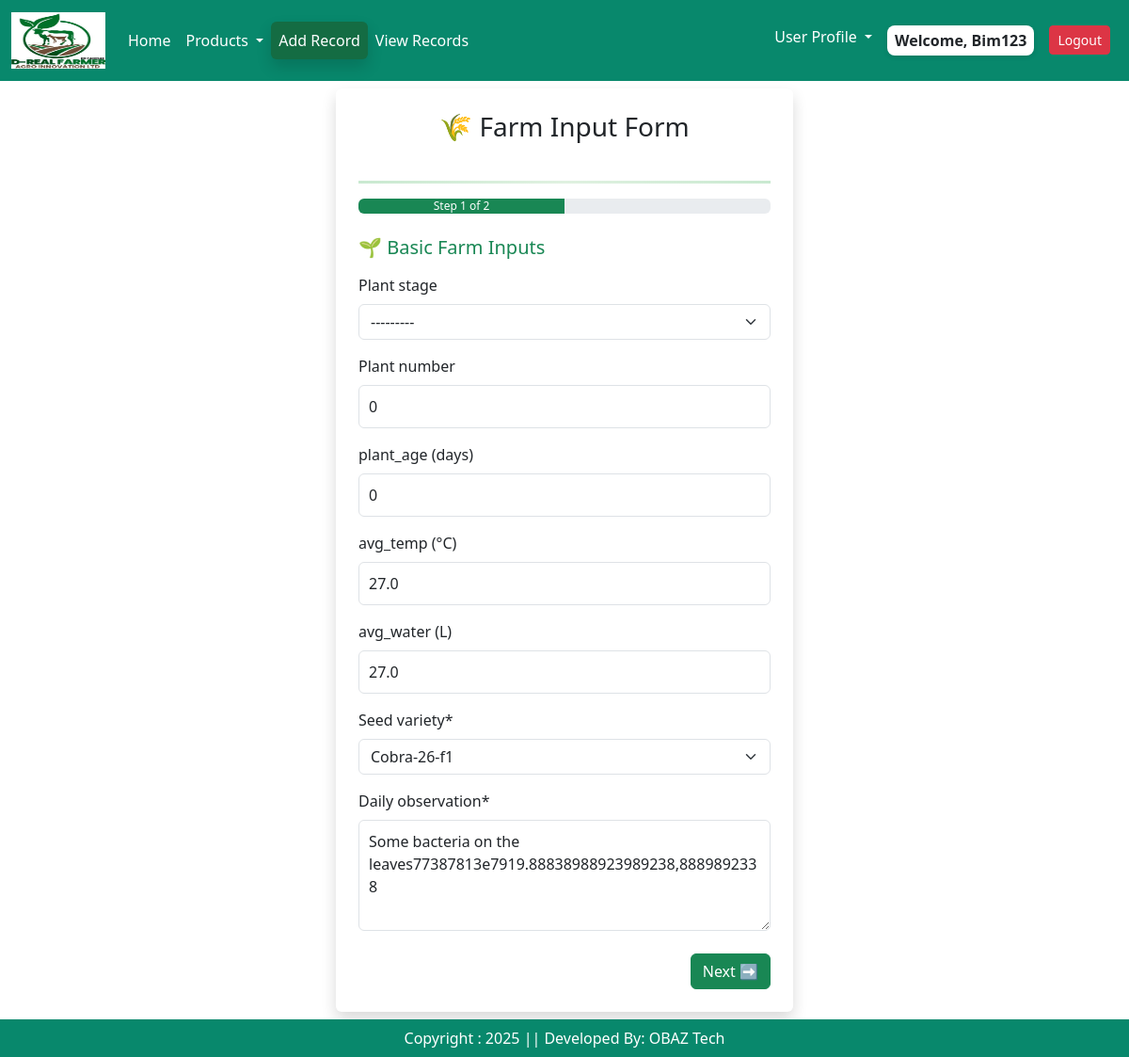
The app's page /farmrecords/edit/10 (signed in) with its own data.
### app/models.py (models this page shows, shortened)
class Farminputs(models.Model):
    user = models.ForeignKey(User, on_delete=models.CASCADE)
    plant_stage =  models.CharField(choices = stage_choices , max_length = 2, null=True, blank=True)
    plant_number = models.IntegerField(default= 0,null=True, blank=True)
    plant_age =  models.IntegerField(default= 0,null=True, blank=True)
    cocopeat_name= models.CharField(choices = cocopeat_choices , max_length = 2, null=True, blank=True)
    cocopeat_weight = models.FloatField(default= 0, null=True, blank=True)
    avg_temp = models.FloatField(default= 0, null=True, blank=True)
    avg_water = models.FloatField(default= 0, null=True, blank=True)
    seed_variety = models.CharField(choices = seed_choices, max_length = 2)
    daily_observation = models.TextField( default = '')
    created_at = models.DateTimeField(auto_now_add=True)
    class Meta:
        verbose_name = "Farminput"
        verbose_name_plural = "Farminput"  # Prevents Django from adding "s"

### app/views.py (the view)
# urls.py: path('farmrecords/edit/<int:pk>', views.farmrecords_edit, name = "farmrecordsedit"),
@login_required(login_url = 'user_login')
def farmrecords_edit(request, pk):
    item = Farminputs.objects.get(id=pk)
    try:
        item_two = Farminputtwo.objects.get(FI=item)
    except Farminputtwo.DoesNotExist:
        item_two = None  # if it doesn't exist yet
    if request.method == 'POST':
        form = FarminputForm(request.POST, instance=item)
        formtwo = FarminputtwoForm(request.POST, instance=item_two)
        if form.is_valid() and formtwo.is_valid():
            updated_item = form.save()
            updated_item_two = formtwo.save(commit=False)
            updated_item_two.FI = updated_item  # Link to Farminputs
            updated_item_two.save()
            messages.success(request, "✅ Record updated successfully.")
            return redirect('viewrecords')
    else:
        form = FarminputForm(instance=item)
        formtwo = FarminputtwoForm(instance=item_two)
    context = {
        'form': form,
        'formtwo': formtwo
    }
    return render(request, 'edit_farminginput.html', context)

### app/forms.py
class FarminputForm(forms.ModelForm):
    class Meta:
        model = Farminputs
        fields = ['plant_stage','plant_number','plant_age','cocopeat_name','cocopeat_weight',
                  'avg_temp','avg_water', 'seed_variety',
                  'daily_observation']
        widgets = {
            "daily_observation": forms.Textarea(attrs={"rows": 4}),  # 👈 make textarea taller
        }
        labels = {
            "plant_age":"plant_age (days)",
            "cocopeat_weight": "Cocopeat weight (kg)",  # 👈 adds (kg) to the field label
             "avg_temp": "avg_temp (°C)",
             "avg_water":"avg_water (L)",
        }
    def __init__(self, *args, **kwargs):
        super().__init__(*args, **kwargs)
        if not self.instance or not self.instance.pk:
            self.fields['plant_number'].initial = None
            self.fields['plant_age'].initial = None
            self.fields['cocopeat_weight'].initial = None
            self.fields['avg_temp'].initial = None
            self.fields['avg_water'].initial = None

class FarminputtwoForm(forms.ModelForm):
    class Meta:
        model = Farminputtwo
        fields = ['fungicide_name','avg_fungicide','insecticide_name','avg_insecticide',
                  'micronutrient_name', 'avg_micronutrient','fertilizer_name',
                  'avg_fertilizer']
        labels = {
              "avg_fungicide":"avg_fungicide (L)",
              "avg_insecticide":"avg_insecticide (L)",
              "avg_micronutrient":"avg_micronutrient (L)",
              "avg_fertilizer":"avg_fertilizer (kg)",
          }
    def __init__(self, *args, **kwargs):
        super().__init__(*args, **kwargs)
        if not self.instance or not self.instance.pk:
            self.fields['avg_fungicide'].initial = None
            self.fields['avg_insecticide'].initial = None
            self.fields['avg_micronutrient'].initial = None
            self.fields['avg_fertilizer'].initial = None

### app/templates/edit_farminginput.html (shortened to what this page needs)
{% extends 'base.html' %}
{% load static %}
{% load crispy_forms_tags %}
{% block main-content %}
<div class="container mt-2 mb-5">
  <div class="row justify-content-center">
    <div class="col-md-6 col-lg-5">
      <div class="card shadow border-0 p-4">
        <h3 class="text-center mb-4">🌾 Farm Input Form</h3>
        <hr class="gradient-double">
        <div class="progress mb-4">
          <div id="progress-bar" class="progress-bar bg-success" style="width: 50%;">
            Step 1 of 2
          </div>
        </div>
        <form method="POST" id="farmForm">
          <div class="form-step" id="step1">
            <h5 class="mb-3 text-success">🌱 Basic Farm Inputs</h5>
            {{ form|crispy }}
            <div class="d-flex justify-content-end mt-4">
              <button type="button" class="btn btn-success" id="nextBtn">Next ➡</button>
            </div>
          </div>
        </form>
      </div>
    </div>
  </div>
</div>
<br/><br/>
<br/><br/>
{% endblock main-content %}

### app/templates/base.html (shortened to what this page needs)
<!DOCTYPE html>
{% load static %}
<html lang="en">
<head>
    <link href = "https://cdn.jsdelivr.net/npm/bootstrap@5.3.3/dist/css/bootstrap.min.css" rel = "stylesheet"
    />
    <link href="https://cdn.jsdelivr.net/npm/bootstrap-icons/font/bootstrap-icons.css" rel="stylesheet"/>
    <link rel = "stylesheet" href = "{% static '/css/owl.carousel.min.css' %}" />
    <link rel = "stylesheet" href = "{% static '/css/all.min.css' %}" />
     <link rel = "stylesheet" href = "{% static '/css/style.css' %}" />
</head>
<body>
<div class = "row">
  <div class = "col-sm-12">
<nav class="navbar navbar-expand-lg" >
  <div class="container-fluid">
   <a class="navbar-brand" href="{% url 'home' %}"><img src = "{% static "/images/site_logo.png" %}" width = "100" height = "60"/></a>
{% if user.is_authenticated %}
    <div class="collapse navbar-collapse" id="navbarNavDropdown">
      <ul class="navbar-nav me-auto mb-2 mb-lg-0">
        <li class="nav-item">
          <a class="nav-link active" aria-current="page" href="#">Home</a>
        </li>
        <li class="nav-item dropdown">
          <a class="nav-link dropdown-toggle" href="#" role="button" data-bs-toggle="dropdown" aria-expanded="false">
            Products
          </a>
        </li>
           <li class="nav-item">
          <a class="nav-link active btn btn-success shadow" aria-current="page" href="{% url 'register' %}">Add Record</a>
        </li>
   <li class="nav-item">
          <a class="nav-link active" aria-current="page" href="{% url 'viewrecords' %}">View Records</a>
        </li>
      </ul>
      <ul class="navbar-nav ml-auto">
          {% if user.is_authenticated and user.is_staff and user.is_superuser %}
        <li class="nav-item dropdown">
          <a class="nav-link dropdown-toggle  text-dark" href="#" role="button" data-bs-toggle="dropdown" aria-expanded="false">
            Admin Profile
          </a>
          <ul class="dropdown-menu dropdown-menu-end shadow-sm rounded-3">
            <li><a class="dropdown-item" href="{% url 'staff_list' %}">Staff List</a></li>
            <li><a class="dropdown-item" href="#">Spraying_Chart </a></li>
            <li><a class="dropdown-item" href="#">View Suggestions  </a></li>
          </ul>
        </li>
        {% else %}
        <li class="nav-item dropdown">
          <a class="nav-link dropdown-toggle  text-dark" href="#" role="button" data-bs-toggle="dropdown" aria-expanded="false">
            User Profile
          </a>
        </li>
        {% endif %}
         <li class="nav-item p-2">
       {% if request.user.is_authenticated %} <span class = "welcome-user text-dark text-capitalize px-2 py-1">  welcome, {{request.user}} {% endif %}</span>
        </li>
        <li class="nav-item p-2">
           <a href="{% url 'user_logout' %}" class="btn btn-danger btn-sm">Logout</a>
        </li>
</ul>
   {% endif %}
    </div>
  </div>
</nav>
</div>
{% block main-content %}{% endblock main-content %}
<footer class = "container-fluid fixed-bottom text-white text-center p-2 mt-5">
Copyright : 2025 || Developed By: OBAZ Tech
</footer>
</body>
</html>

### app/static/css/style.css (style rules this page uses)
.navbar { background-color: rgb(8, 136, 108) !important; }
.nav-link { color: white !important; }
footer { background-color: rgb(8, 136, 108) !important; }
.form-control { padding: 10px !important; }
.gradient-double { border: none; height: 4px; background: linear-gradient(to bottom, #333 33%, transparent 33%, transparent 66%, #333 66%); }
.welcome-user { background-color: #fff; border-radius: 8px; font-weight: 600; box-shadow: 0 2px 5px rgba(0, 0, 0, 0.1); display: inline-block; }
.gradient-double { height: 3px; background: linear-gradient(to right, #28a745, #81c784, #28a745); border: none; margin: 1rem 0; }

### records on screen
Farminputs: plant_stage "---------", plant_number "0", plant_age "0", avg_temp "27.0", avg_water "27.0", seed_variety "Cobra-26-f1", daily_observation "Some bacteria on the leaves77387813e7919.88838988923989238,8889892338"

### other values on screen
{{ request.user }} "Bim123"
